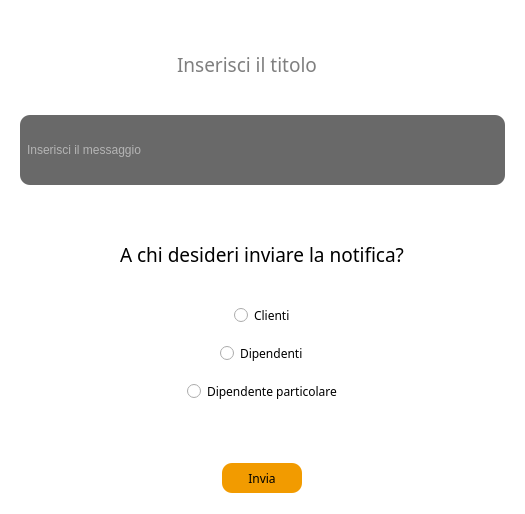
<?xml version="1.0" encoding="UTF-8"?>
<ui version="4.0">
 <class>Form</class>
 <widget class="QWidget" name="Form">
  <property name="geometry">
   <rect>
    <x>0</x>
    <y>0</y>
    <width>525</width>
    <height>514</height>
   </rect>
  </property>
  <property name="minimumSize">
   <size>
    <width>450</width>
    <height>500</height>
   </size>
  </property>
  <property name="maximumSize">
   <size>
    <width>600</width>
    <height>600</height>
   </size>
  </property>
  <property name="font">
   <font>
    <family>Tiro Kannada</family>
   </font>
  </property>
  <property name="windowTitle">
   <string>Form</string>
  </property>
  <property name="styleSheet">
   <string notr="true">background-color: rgb(255, 255, 255);
color: rgb(0, 0, 0);
border:none;</string>
  </property>
  <layout class="QVBoxLayout" name="verticalLayout">
   <item>
    <widget class="QFrame" name="frame">
     <property name="sizePolicy">
      <sizepolicy hsizetype="Expanding" vsizetype="Expanding">
       <horstretch>0</horstretch>
       <verstretch>0</verstretch>
      </sizepolicy>
     </property>
     <property name="frameShape">
      <enum>QFrame::StyledPanel</enum>
     </property>
     <property name="frameShadow">
      <enum>QFrame::Raised</enum>
     </property>
     <layout class="QVBoxLayout" name="verticalLayout_5">
      <item alignment="Qt::AlignHCenter">
       <widget class="QLineEdit" name="titolo">
        <property name="minimumSize">
         <size>
          <width>0</width>
          <height>25</height>
         </size>
        </property>
        <property name="font">
         <font>
          <family>Tiro Kannada</family>
          <pointsize>14</pointsize>
         </font>
        </property>
        <property name="styleSheet">
         <string notr="true">QLineEdit{
padding-left:5px;
padding-right:5px;
}
QLineEdit:focus{
border-bottom:2px solid rgb(242, 155, 0);
}
</string>
        </property>
        <property name="alignment">
         <set>Qt::AlignLeading|Qt::AlignLeft|Qt::AlignVCenter</set>
        </property>
        <property name="placeholderText">
         <string>Inserisci il titolo</string>
        </property>
       </widget>
      </item>
      <item>
       <widget class="QLineEdit" name="messaggio">
        <property name="minimumSize">
         <size>
          <width>0</width>
          <height>70</height>
         </size>
        </property>
        <property name="font">
         <font>
          <family>.AppleSystemUIFont</family>
         </font>
        </property>
        <property name="cursor">
         <cursorShape>IBeamCursor</cursorShape>
        </property>
        <property name="styleSheet">
         <string notr="true">background-color:rgba(0,0,0,150);
border-radius:10px;
color:white;
padding-left:5px;</string>
        </property>
        <property name="placeholderText">
         <string>Inserisci il messaggio</string>
        </property>
       </widget>
      </item>
     </layout>
    </widget>
   </item>
   <item>
    <widget class="QFrame" name="frame_2">
     <property name="sizePolicy">
      <sizepolicy hsizetype="Expanding" vsizetype="Expanding">
       <horstretch>0</horstretch>
       <verstretch>0</verstretch>
      </sizepolicy>
     </property>
     <property name="frameShape">
      <enum>QFrame::StyledPanel</enum>
     </property>
     <property name="frameShadow">
      <enum>QFrame::Raised</enum>
     </property>
     <layout class="QVBoxLayout" name="verticalLayout_2">
      <property name="leftMargin">
       <number>0</number>
      </property>
      <property name="topMargin">
       <number>0</number>
      </property>
      <property name="rightMargin">
       <number>0</number>
      </property>
      <property name="bottomMargin">
       <number>0</number>
      </property>
      <item>
       <widget class="QFrame" name="frame_3">
        <property name="frameShape">
         <enum>QFrame::StyledPanel</enum>
        </property>
        <property name="frameShadow">
         <enum>QFrame::Raised</enum>
        </property>
        <layout class="QHBoxLayout" name="horizontalLayout">
         <item alignment="Qt::AlignHCenter">
          <widget class="QLabel" name="label">
           <property name="font">
            <font>
             <family>Tiro Kannada</family>
             <pointsize>14</pointsize>
            </font>
           </property>
           <property name="text">
            <string>A chi desideri inviare la notifica?</string>
           </property>
          </widget>
         </item>
        </layout>
       </widget>
      </item>
      <item>
       <widget class="QFrame" name="frame_4">
        <property name="sizePolicy">
         <sizepolicy hsizetype="Expanding" vsizetype="Expanding">
          <horstretch>0</horstretch>
          <verstretch>0</verstretch>
         </sizepolicy>
        </property>
        <property name="frameShape">
         <enum>QFrame::StyledPanel</enum>
        </property>
        <property name="frameShadow">
         <enum>QFrame::Raised</enum>
        </property>
        <layout class="QVBoxLayout" name="verticalLayout_3">
         <item alignment="Qt::AlignHCenter">
          <widget class="QRadioButton" name="n_clienti">
           <property name="font">
            <font>
             <family>Tiro Kannada</family>
            </font>
           </property>
           <property name="cursor">
            <cursorShape>PointingHandCursor</cursorShape>
           </property>
           <property name="text">
            <string>Clienti</string>
           </property>
          </widget>
         </item>
         <item alignment="Qt::AlignHCenter">
          <widget class="QRadioButton" name="n_dipendenti">
           <property name="font">
            <font>
             <family>Tiro Kannada</family>
            </font>
           </property>
           <property name="cursor">
            <cursorShape>PointingHandCursor</cursorShape>
           </property>
           <property name="text">
            <string>Dipendenti</string>
           </property>
          </widget>
         </item>
         <item alignment="Qt::AlignHCenter">
          <widget class="QRadioButton" name="n_p_dipendente">
           <property name="font">
            <font>
             <family>Tiro Kannada</family>
            </font>
           </property>
           <property name="cursor">
            <cursorShape>PointingHandCursor</cursorShape>
           </property>
           <property name="text">
            <string>Dipendente particolare</string>
           </property>
          </widget>
         </item>
         <item>
          <widget class="QFrame" name="slide_frame">
           <property name="sizePolicy">
            <sizepolicy hsizetype="Expanding" vsizetype="Expanding">
             <horstretch>0</horstretch>
             <verstretch>0</verstretch>
            </sizepolicy>
           </property>
           <property name="maximumSize">
            <size>
             <width>16777215</width>
             <height>0</height>
            </size>
           </property>
           <property name="styleSheet">
            <string notr="true">border:none;</string>
           </property>
           <property name="frameShape">
            <enum>QFrame::StyledPanel</enum>
           </property>
           <property name="frameShadow">
            <enum>QFrame::Raised</enum>
           </property>
           <layout class="QVBoxLayout" name="verticalLayout_4">
            <property name="topMargin">
             <number>0</number>
            </property>
            <property name="bottomMargin">
             <number>0</number>
            </property>
            <item alignment="Qt::AlignHCenter">
             <widget class="QLineEdit" name="id_label">
              <property name="sizePolicy">
               <sizepolicy hsizetype="Expanding" vsizetype="Expanding">
                <horstretch>0</horstretch>
                <verstretch>0</verstretch>
               </sizepolicy>
              </property>
              <property name="minimumSize">
               <size>
                <width>200</width>
                <height>0</height>
               </size>
              </property>
              <property name="maximumSize">
               <size>
                <width>16777215</width>
                <height>30</height>
               </size>
              </property>
              <property name="styleSheet">
               <string notr="true">QLineEdit:focus{
border-bottom:2px solid rgb(242, 155, 0);
}</string>
              </property>
              <property name="alignment">
               <set>Qt::AlignCenter</set>
              </property>
              <property name="placeholderText">
               <string>Immetti l id del dipendente</string>
              </property>
             </widget>
            </item>
           </layout>
          </widget>
         </item>
        </layout>
       </widget>
      </item>
     </layout>
    </widget>
   </item>
   <item>
    <widget class="QFrame" name="frame_5">
     <property name="sizePolicy">
      <sizepolicy hsizetype="Expanding" vsizetype="Expanding">
       <horstretch>0</horstretch>
       <verstretch>0</verstretch>
      </sizepolicy>
     </property>
     <property name="maximumSize">
      <size>
       <width>16777215</width>
       <height>50</height>
      </size>
     </property>
     <property name="frameShape">
      <enum>QFrame::StyledPanel</enum>
     </property>
     <property name="frameShadow">
      <enum>QFrame::Raised</enum>
     </property>
     <layout class="QHBoxLayout" name="horizontalLayout_2">
      <property name="spacing">
       <number>0</number>
      </property>
      <property name="leftMargin">
       <number>0</number>
      </property>
      <property name="topMargin">
       <number>0</number>
      </property>
      <property name="rightMargin">
       <number>0</number>
      </property>
      <property name="bottomMargin">
       <number>0</number>
      </property>
      <item alignment="Qt::AlignHCenter">
       <widget class="QPushButton" name="invia_button">
        <property name="minimumSize">
         <size>
          <width>80</width>
          <height>30</height>
         </size>
        </property>
        <property name="font">
         <font>
          <family>Tiro Kannada</family>
         </font>
        </property>
        <property name="cursor">
         <cursorShape>PointingHandCursor</cursorShape>
        </property>
        <property name="styleSheet">
         <string notr="true">QPushButton{
   
	background-color: rgb(242, 155, 0);
     border:none;
     
	color: rgb(0, 0, 0);
     border-radius:10px;
   
}</string>
        </property>
        <property name="text">
         <string>Invia</string>
        </property>
       </widget>
      </item>
     </layout>
    </widget>
   </item>
  </layout>
 </widget>
 <resources/>
 <connections/>
</ui>
